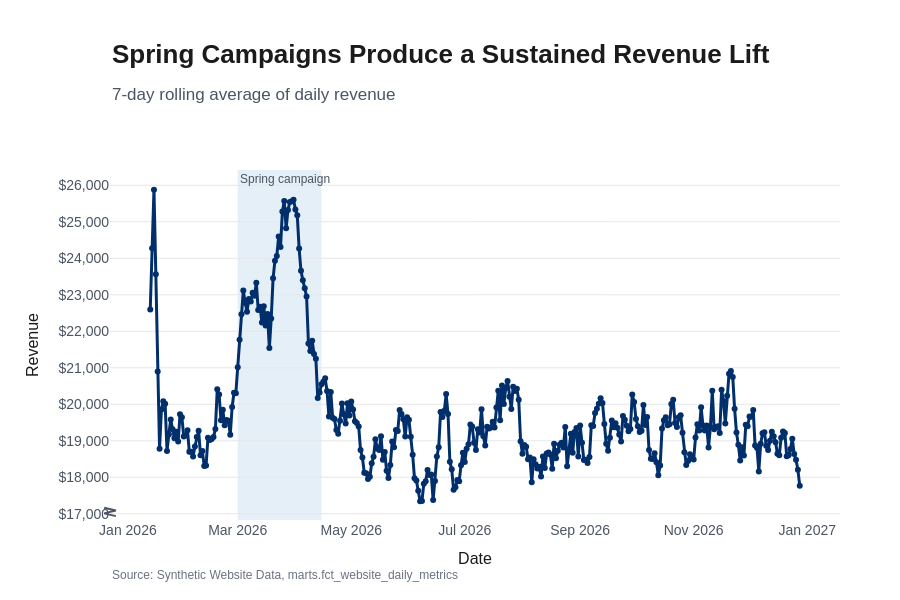

The cell this chart's notebook holds for it:
### Code cell
figure = line_chart(
    daily_performance,
    x="date_day",
    y="revenue_7d_avg",
    theme=theme,
    title="Spring Campaigns Produce a Sustained Revenue Lift",
    subtitle="7-day rolling average of daily revenue",
    x_axis_title="Date",
    y_axis_title="Revenue",
    event_bands=[
        {
            "start": campaign_start,
            "end": campaign_end,
            "label": "Spring campaign",
        }
    ],
    source="Synthetic Website Data, marts.fct_website_daily_metrics",
)

figure.update_yaxes(tickprefix="$", tickformat=",.0f")
figure.update_traces(hovertemplate="%{x|%b %d, %Y}<br>$%{y:,.0f}<extra></extra>")
figure.show()

### Figure 1 — Plotly figure (JSON) as saved in the notebook; plotly's stock layout.template omitted (floating-point values rounded to 4 significant figures; data arrays with more than 128 entries replaced by an {"elided": "..."} marker saying what was removed)
{"data": [{"hovertemplate": "%{x|%b %d, %Y}<br>$%{y:,.0f}<extra></extra>", "line": {"color": "#002F6C", "width": 3}, "marker": {"color": "#002F6C", "size": 6}, "mode": "lines+markers", "name": "Revenue 7D Avg", "type": "scatter", "x": {"elided": "350 str values"}, "y": {"elided": "350 float values"}}], "layout": {"annotations": [{"font": {"color": "#4B5563", "size": 12, "weight": 500}, "showarrow": false, "text": "Spring campaign", "x": "2026-03-01T00:00:00", "xanchor": "left", "xref": "x", "y": 1, "yanchor": "top", "yref": "y domain"}, {"align": "left", "font": {"color": "#1B1B1B", "family": "IBM Plex Sans, Arial, sans-serif", "size": 26, "weight": 600}, "showarrow": false, "text": "Spring Campaigns Produce a Sustained Revenue Lift", "x": 0, "xanchor": "left", "xref": "paper", "y": 1.38, "yanchor": "top", "yref": "paper"}, {"align": "left", "font": {"color": "#4B5563", "family": "IBM Plex Sans, Arial, sans-serif", "size": 17, "weight": 400}, "showarrow": false, "text": "7-day rolling average of daily revenue", "x": 0, "xanchor": "left", "xref": "paper", "y": 1.25, "yanchor": "top", "yref": "paper"}, {"align": "left", "font": {"color": "#6B7280", "family": "IBM Plex Sans, Arial, sans-serif", "size": 12, "weight": 400}, "showarrow": false, "text": "Source: Synthetic Website Data, marts.fct_website_daily_metrics", "x": 0, "xanchor": "left", "xref": "paper", "y": -0.13, "yanchor": "top", "yref": "paper"}], "autosize": true, "bargap": 0.25, "font": {"color": "#1B1B1B", "family": "IBM Plex Sans, Arial, sans-serif", "size": 14, "weight": 400}, "height": 600, "hovermode": "x unified", "legend": {"font": {"color": "#1B1B1B", "family": "IBM Plex Sans, Arial, sans-serif", "size": 14, "weight": 400}, "maxheight": 0.12, "orientation": "h", "x": 0, "xanchor": "left", "y": 1.01, "yanchor": "bottom"}, "margin": {"b": 80, "l": 110, "r": 60, "t": 170}, "paper_bgcolor": "#FFFFFF", "plot_bgcolor": "#FFFFFF", "shapes": [{"fillcolor": "#4A90C2", "layer": "below", "line": {"width": 0}, "opacity": 0.14, "type": "rect", "x0": "2026-03-01T00:00:00", "x1": "2026-04-15T00:00:00", "xref": "x", "y0": 0, "y1": 1, "yref": "y domain"}, {"layer": "above", "line": {"color": "#4B5563", "width": 2}, "path": "M -0.008,0.035 L 0.008,0.027 L -0.008,0.019 L 0.008,0.011", "type": "path", "xref": "paper", "yref": "paper"}], "showlegend": false, "xaxis": {"automargin": true, "showgrid": false, "showline": false, "tickfont": {"color": "#4B5563", "family": "IBM Plex Sans, Arial, sans-serif", "size": 14, "weight": 400}, "ticks": "", "title": {"font": {"color": "#1B1B1B", "family": "IBM Plex Sans, Arial, sans-serif", "size": 16, "weight": 500}, "text": "Date"}, "zeroline": false}, "yaxis": {"automargin": true, "autorange": false, "gridcolor": "#E5E7EB", "gridwidth": 1, "range": [16830.0, 26420.0], "showgrid": true, "showline": false, "tickfont": {"color": "#4B5563", "family": "IBM Plex Sans, Arial, sans-serif", "size": 14, "weight": 400}, "tickformat": ",.0f", "tickprefix": "$", "ticks": "", "title": {"font": {"color": "#1B1B1B", "family": "IBM Plex Sans, Arial, sans-serif", "size": 16, "weight": 500}, "text": "Revenue"}, "zeroline": false, "zerolinecolor": "#D1D5DB"}}}
